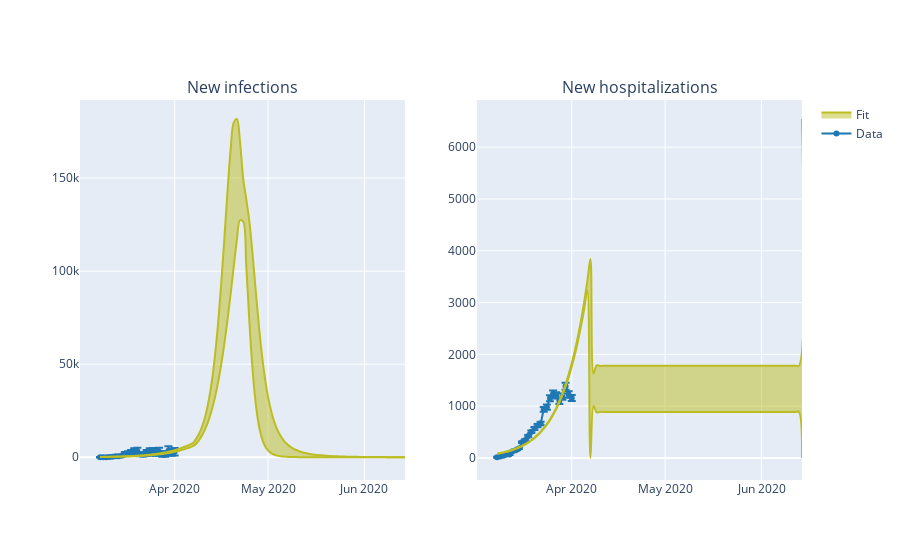

Here is the notebook cell this chart was saved with:
### Code cell
fig = make_subplots(
    rows=1,
    cols=2,
    subplot_titles=("New infections", "New hospitalizations", "Plot 3", "Plot 4"),
)
plotting.add_gvar_scatter(
    fig,
    x=chd_df.index,
    y=Y_SIHR.T[0],
    name="Data",
    mode="markers+lines",
    color="#1f77b4",
)
plotting.add_gvar_scatter(
    fig,
    x=fit_res.index,
    y=fit_res.infected_new.values,
    name="Fit",
    mode="markers+lines",
    gv_mode="band",
    color="#bcbd22",
)
plotting.add_gvar_scatter(
    fig,
    x=chd_df.index,
    y=Y_SIHR.T[1],
    name="Data",
    mode="markers+lines",
    row=1,
    col=2,
    color="#1f77b4",
    showlegend=False,
)
plotting.add_gvar_scatter(
    fig,
    x=fit_res.index,
    y=fit_res.hospitalized_new.values,
    name="Fit",
    mode="markers+lines",
    gv_mode="band",
    color="#bcbd22",
    row=1,
    col=2,
    showlegend=False,
)
fig.update_layout(
    # yaxis1={"type":"log"},
    # yaxis2={"type": "log"}
)
fig.show()
